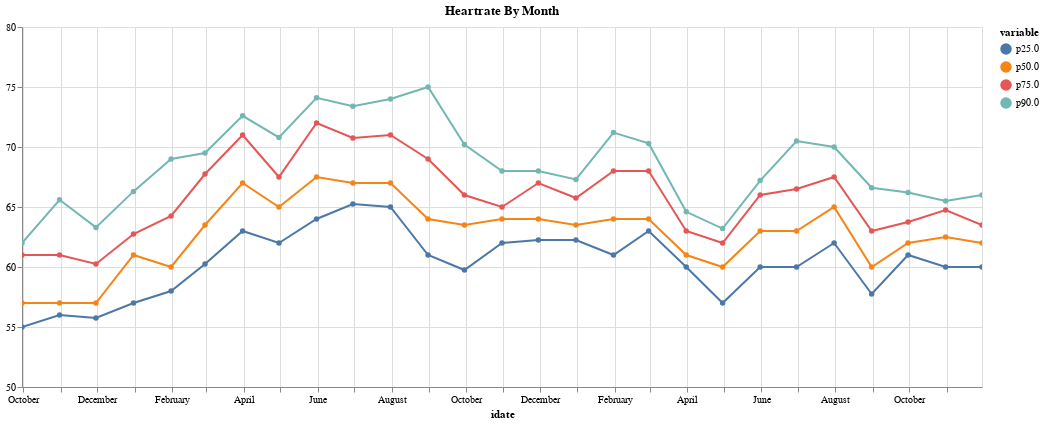
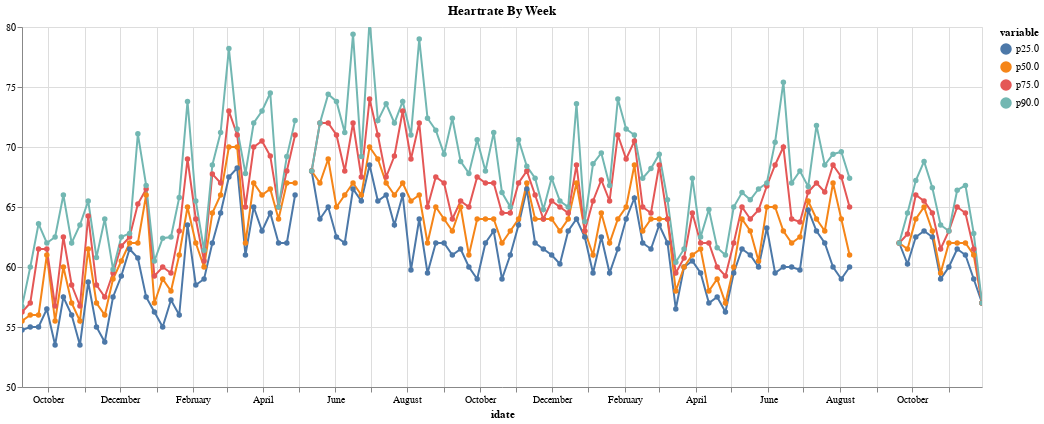

Here is the notebook cell these charts were saved with, in order:
### Code cell
metric, domain = "Heartrate", (50, 80)

print("Scroll to see year markers, select in index to zoom in")

for freq in "Month Week".split():
    pd_freq_value = freq[0]  # hack, pandas Freq are D,W,M
    df_group_time = df.copy()[metric].resample(pd_freq_value)
    t1 = df_group_time.count().reset_index()
    # Create the root df for output
    df_to_graph = t1.drop(columns=metric)
    for q in [0.25, 0.5, 0.75, 0.9]:
        df_to_graph[f"p{q*100}"] = df_group_time.quantile(q).reset_index()[metric]

    # No start adding back the rows
    df_melted = df_to_graph.melt(
        id_vars=["idate"],
    )
    height_in_inches = 60  # todo figure out how to get this by calculation
    selection = alt.selection_multi(fields=["variable"], bind="legend")
    c = (
        alt.Chart(df_melted)
        .mark_line(point=True)
        .encode(
            y=alt.Y("value", title="", scale=alt.Scale(domain=domain)),
            x="idate:T",
            color="variable",
            tooltip=["idate:T", "value:Q"],
            opacity=alt.condition(selection, alt.value(1), alt.value(0.2)),
        )
        .properties(
            width=16 * height_in_inches,
            height=6 * height_in_inches,
            title=f"{metric} By {freq}",
        )
        .interactive()
    ).add_selection(selection)

    display(c)

### Figure 1 — Vega-Lite specification as saved in the notebook (floating-point values rounded to 4 significant figures)
{"config": {"view": {"continuousWidth": 400, "continuousHeight": 300}}, "data": {"name": "data-76511b99c9afc46dd0f828bf3eeb5085"}, "mark": {"type": "line", "point": true}, "encoding": {"color": {"type": "nominal", "field": "variable"}, "opacity": {"condition": {"value": 1, "selection": "selector016"}, "value": 0.2}, "tooltip": [{"type": "temporal", "field": "idate"}, {"type": "quantitative", "field": "value"}], "x": {"type": "temporal", "field": "idate"}, "y": {"type": "quantitative", "field": "value", "scale": {"domain": [50, 80]}, "title": ""}}, "height": 360, "selection": {"selector017": {"type": "interval", "bind": "scales", "encodings": ["x", "y"]}, "selector016": {"type": "multi", "fields": ["variable"], "bind": "legend"}}, "title": "Heartrate By Month", "width": 960, "$schema": "https://vega.github.io/schema/vega-lite/v4.8.1.json", "datasets": {"data-76511b99c9afc46dd0f828bf3eeb5085": [{"idate": "2018-09-30T00:00:00", "variable": "p25.0", "value": 55.0}, {"idate": "2018-10-31T00:00:00", "variable": "p25.0", "value": 56.0}, {"idate": "2018-11-30T00:00:00", "variable": "p25.0", "value": 55.75}, {"idate": "2018-12-31T00:00:00", "variable": "p25.0", "value": 57.0}, {"idate": "2019-01-31T00:00:00", "variable": "p25.0", "value": 58.0}, {"idate": "2019-02-28T00:00:00", "variable": "p25.0", "value": 60.25}, {"idate": "2019-03-31T00:00:00", "variable": "p25.0", "value": 63.0}, {"idate": "2019-04-30T00:00:00", "variable": "p25.0", "value": 62.0}, {"idate": "2019-05-31T00:00:00", "variable": "p25.0", "value": 64.0}, {"idate": "2019-06-30T00:00:00", "variable": "p25.0", "value": 65.25}, {"idate": "2019-07-31T00:00:00", "variable": "p25.0", "value": 65.0}, {"idate": "2019-08-31T00:00:00", "variable": "p25.0", "value": 61.0}, {"idate": "2019-09-30T00:00:00", "variable": "p25.0", "value": 59.75}, {"idate": "2019-10-31T00:00:00", "variable": "p25.0", "value": 62.0}, {"idate": "2019-11-30T00:00:00", "variable": "p25.0", "value": 62.25}, {"idate": "2019-12-31T00:00:00", "variable": "p25.0", "value": 62.25}, {"idate": "2020-01-31T00:00:00", "variable": "p25.0", "value": 61.0}, {"idate": "2020-02-29T00:00:00", "variable": "p25.0", "value": 63.0}, {"idate": "2020-03-31T00:00:00", "variable": "p25.0", "value": 60.0}, {"idate": "2020-04-30T00:00:00", "variable": "p25.0", "value": 57.0}, {"idate": "2020-05-31T00:00:00", "variable": "p25.0", "value": 60.0}, {"idate": "2020-06-30T00:00:00", "variable": "p25.0", "value": 60.0}, {"idate": "2020-07-31T00:00:00", "variable": "p25.0", "value": 62.0}, {"idate": "2020-08-31T00:00:00", "variable": "p25.0", "value": 57.75}, {"idate": "2020-09-30T00:00:00", "variable": "p25.0", "value": 61.0}, {"idate": "2020-10-31T00:00:00", "variable": "p25.0", "value": 60.0}, {"idate": "2020-11-30T00:00:00", "variable": "p25.0", "value": 60.0}, {"idate": "2018-09-30T00:00:00", "variable": "p50.0", "value": 57.0}, {"idate": "2018-10-31T00:00:00", "variable": "p50.0", "value": 57.0}, {"idate": "2018-11-30T00:00:00", "variable": "p50.0", "value": 57.0}, {"idate": "2018-12-31T00:00:00", "variable": "p50.0", "value": 61.0}, {"idate": "2019-01-31T00:00:00", "variable": "p50.0", "value": 60.0}, {"idate": "2019-02-28T00:00:00", "variable": "p50.0", "value": 63.5}, {"idate": "2019-03-31T00:00:00", "variable": "p50.0", "value": 67.0}, {"idate": "2019-04-30T00:00:00", "variable": "p50.0", "value": 65.0}, {"idate": "2019-05-31T00:00:00", "variable": "p50.0", "value": 67.5}, {"idate": "2019-06-30T00:00:00", "variable": "p50.0", "value": 67.0}, {"idate": "2019-07-31T00:00:00", "variable": "p50.0", "value": 67.0}, {"idate": "2019-08-31T00:00:00", "variable": "p50.0", "value": 64.0}, {"idate": "2019-09-30T00:00:00", "variable": "p50.0", "value": 63.5}, {"idate": "2019-10-31T00:00:00", "variable": "p50.0", "value": 64.0}, {"idate": "2019-11-30T00:00:00", "variable": "p50.0", "value": 64.0}, {"idate": "2019-12-31T00:00:00", "variable": "p50.0", "value": 63.5}, {"idate": "2020-01-31T00:00:00", "variable": "p50.0", "value": 64.0}, {"idate": "2020-02-29T00:00:00", "variable": "p50.0", "value": 64.0}, {"idate": "2020-03-31T00:00:00", "variable": "p50.0", "value": 61.0}, {"idate": "2020-04-30T00:00:00", "variable": "p50.0", "value": 60.0}, {"idate": "2020-05-31T00:00:00", "variable": "p50.0", "value": 63.0}, {"idate": "2020-06-30T00:00:00", "variable": "p50.0", "value": 63.0}, {"idate": "2020-07-31T00:00:00", "variable": "p50.0", "value": 65.0}, {"idate": "2020-08-31T00:00:00", "variable": "p50.0", "value": 60.0}, {"idate": "2020-09-30T00:00:00", "variable": "p50.0", "value": 62.0}, {"idate": "2020-10-31T00:00:00", "variable": "p50.0", "value": 62.5}, {"idate": "2020-11-30T00:00:00", "variable": "p50.0", "value": 62.0}, {"idate": "2018-09-30T00:00:00", "variable": "p75.0", "value": 61.0}, {"idate": "2018-10-31T00:00:00", "variable": "p75.0", "value": 61.0}, {"idate": "2018-11-30T00:00:00", "variable": "p75.0", "value": 60.25}, {"idate": "2018-12-31T00:00:00", "variable": "p75.0", "value": 62.75}, {"idate": "2019-01-31T00:00:00", "variable": "p75.0", "value": 64.25}, {"idate": "2019-02-28T00:00:00", "variable": "p75.0", "value": 67.75}, {"idate": "2019-03-31T00:00:00", "variable": "p75.0", "value": 71.0}, {"idate": "2019-04-30T00:00:00", "variable": "p75.0", "value": 67.5}, {"idate": "2019-05-31T00:00:00", "variable": "p75.0", "value": 72.0}, {"idate": "2019-06-30T00:00:00", "variable": "p75.0", "value": 70.75}, {"idate": "2019-07-31T00:00:00", "variable": "p75.0", "value": 71.0}, {"idate": "2019-08-31T00:00:00", "variable": "p75.0", "value": 69.0}, {"idate": "2019-09-30T00:00:00", "variable": "p75.0", "value": 66.0}, {"idate": "2019-10-31T00:00:00", "variable": "p75.0", "value": 65.0}, {"idate": "2019-11-30T00:00:00", "variable": "p75.0", "value": 67.0}, {"idate": "2019-12-31T00:00:00", "variable": "p75.0", "value": 65.75}, {"idate": "2020-01-31T00:00:00", "variable": "p75.0", "value": 68.0}, {"idate": "2020-02-29T00:00:00", "variable": "p75.0", "value": 68.0}, {"idate": "2020-03-31T00:00:00", "variable": "p75.0", "value": 63.0}, {"idate": "2020-04-30T00:00:00", "variable": "p75.0", "value": 62.0}, {"idate": "2020-05-31T00:00:00", "variable": "p75.0", "value": 66.0}, {"idate": "2020-06-30T00:00:00", "variable": "p75.0", "value": 66.5}, {"idate": "2020-07-31T00:00:00", "variable": "p75.0", "value": 67.5}, {"idate": "2020-08-31T00:00:00", "variable": "p75.0", "value": 63.0}, {"idate": "2020-09-30T00:00:00", "variable": "p75.0", "value": 63.75}, {"idate": "2020-10-31T00:00:00", "variable": "p75.0", "value": 64.75}, {"idate": "2020-11-30T00:00:00", "variable": "p75.0", "value": 63.5}, {"idate": "2018-09-30T00:00:00", "variable": "p90.0", "value": 62.0}, {"idate": "2018-10-31T00:00:00", "variable": "p90.0", "value": 65.6}, {"idate": "2018-11-30T00:00:00", "variable": "p90.0", "value": 63.3}, {"idate": "2018-12-31T00:00:00", "variable": "p90.0", "value": 66.3}, {"idate": "2019-01-31T00:00:00", "variable": "p90.0", "value": 69.0}, {"idate": "2019-02-28T00:00:00", "variable": "p90.0", "value": 69.5}, {"idate": "2019-03-31T00:00:00", "variable": "p90.0", "value": 72.6}, {"idate": "2019-04-30T00:00:00", "variable": "p90.0", "value": 70.8}, {"idate": "2019-05-31T00:00:00", "variable": "p90.0", "value": 74.1}, {"idate": "2019-06-30T00:00:00", "variable": "p90.0", "value": 73.4}, {"idate": "2019-07-31T00:00:00", "variable": "p90.0", "value": 74.0}, {"idate": "2019-08-31T00:00:00", "variable": "p90.0", "value": 75.0}, {"idate": "2019-09-30T00:00:00", "variable": "p90.0", "value": 70.2}, {"idate": "2019-10-31T00:00:00", "variable": "p90.0", "value": 68.0}, {"idate": "2019-11-30T00:00:00", "variable": "p90.0", "value": 68.0}, {"idate": "2019-12-31T00:00:00", "variable": "p90.0", "value": 67.3}, {"idate": "2020-01-31T00:00:00", "variable": "p90.0", "value": 71.2}, {"idate": "2020-02-29T00:00:00", "variable": "p90.0", "value": 70.3}, {"idate": "2020-03-31T00:00:00", "variable": "p90.0", "value": 64.6}, {"idate": "2020-04-30T00:00:00", "variable": "p90.0", "value": 63.2}, {"idate": "2020-05-31T00:00:00", "variable": "p90.0", "value": 67.2}, {"idate": "2020-06-30T00:00:00", "variable": "p90.0", "value": 70.5}, {"idate": "2020-07-31T00:00:00", "variable": "p90.0", "value": 70.0}, {"idate": "2020-08-31T00:00:00", "variable": "p90.0", "value": 66.6}, {"idate": "2020-09-30T00:00:00", "variable": "p90.0", "value": 66.2}, {"idate": "2020-10-31T00:00:00", "variable": "p90.0", "value": 65.5}, {"idate": "2020-11-30T00:00:00", "variable": "p90.0", "value": 66.0}]}}

### Figure 2 — Vega-Lite specification as saved in the notebook (floating-point values rounded to 4 significant figures; data arrays with more than 128 entries replaced by an {"elided": "..."} marker saying what was removed)
{"config": {"view": {"continuousWidth": 400, "continuousHeight": 300}}, "data": {"name": "data-4110ed4598dfe98f6506350df23a0361"}, "mark": {"type": "line", "point": true}, "encoding": {"color": {"type": "nominal", "field": "variable"}, "opacity": {"condition": {"value": 1, "selection": "selector018"}, "value": 0.2}, "tooltip": [{"type": "temporal", "field": "idate"}, {"type": "quantitative", "field": "value"}], "x": {"type": "temporal", "field": "idate"}, "y": {"type": "quantitative", "field": "value", "scale": {"domain": [50, 80]}, "title": ""}}, "height": 360, "selection": {"selector019": {"type": "interval", "bind": "scales", "encodings": ["x", "y"]}, "selector018": {"type": "multi", "fields": ["variable"], "bind": "legend"}}, "title": "Heartrate By Week", "width": 960, "$schema": "https://vega.github.io/schema/vega-lite/v4.8.1.json", "datasets": {"data-4110ed4598dfe98f6506350df23a0361": {"elided": "468 records"}}}
